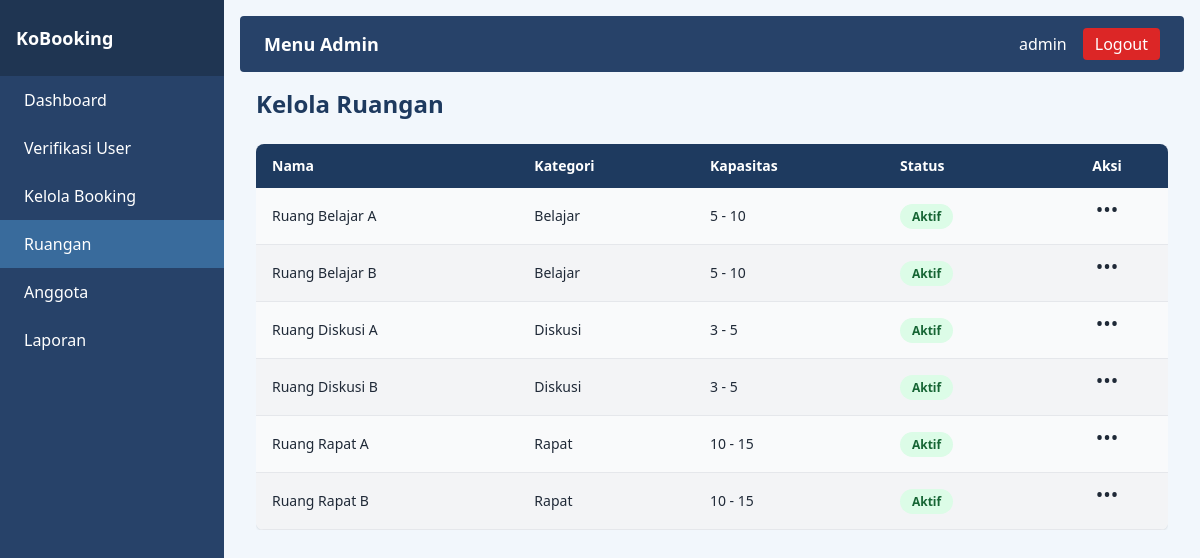
The page /index.php?controller=admin&action=ruangan (signed in) on the database its author committed.
### tables this page shows
CREATE TABLE `ruangan` (
  `id_ruangan` int NOT NULL,
  `nama_ruangan` varchar(100) NOT NULL,
  `kategori` varchar(50) NOT NULL,
  `kapasitas_min` int NOT NULL,
  `kapasitas_max` int NOT NULL,
  `status_operasional` enum('aktif','nonaktif') NOT NULL DEFAULT 'aktif',
  `lokasi` varchar(100) DEFAULT NULL,
  `foto_ruangan` varchar(255) DEFAULT NULL
);

### App/Core/controller.php (called while the page is built, shortened)
<?php
class Controller
{
    protected function view($path, $data = [])
    {
        $file = __DIR__ . '/../views/' . $path . '.php';
        extract($data);
        require $file;
    }
}

### App/controllers/admincontroller.php (called while the page is built, shortened)
<?php
class AdminController extends Controller
{
    public function ruangan()
    {
        $roomModel = new Room();
        $page   = isset($_GET['page']) ? (int)$_GET['page'] : 1;
        $search = $_GET['q'] ?? '';
        $perPage = 20;
        $offset  = ($page - 1) * $perPage;
        $result = $roomModel->getAdminList($perPage, $offset, $search);
        $this->view('admin/kelolaruangan', [
            'rooms'        => $result['data'],
            'current_page' => $page,
            'total_pages'  => $result['total_pages'],
            'search'       => $search,
        ]);
    }
}

### App/Core/router.php (called while the page is built, shortened)
<?php
class Router
{
    public function dispatch()
    {
        $action     = $_GET['action'] ?? 'landing';
        $controllerObject = new $controllerName();
        call_user_func([$controllerObject, $action]);
    }
}

### public/index.php (called while the page is built, shortened)
<?php
require __DIR__ . '/../app/core/model.php';
require __DIR__ . '/../app/core/controller.php';
require __DIR__ . '/../app/core/router.php';
require __DIR__ . '/../app/controllers/admincontroller.php';
require __DIR__ . '/../app/models/room.php';
$router = new Router();
$router->dispatch();

### App/models/Room.php (called while the page is built, shortened)
<?php
class Room extends Model
{
    protected static $table = 'ruangan';
    public function getAdminList(int $limit, int $offset, string $search = '')
    {
        $where  = '';
        $params = [];
        $sqlCount  = "SELECT COUNT(*) AS total FROM " . self::$table . " {$where}";
        $stmtCount = self::$db->prepare($sqlCount);
        $stmtCount->execute($params);
        $totalRows = (int)$stmtCount->fetchColumn();
        $totalPages = $totalRows > 0 ? (int)ceil($totalRows / $limit) : 1;
        $sql = "SELECT id_ruangan, nama_ruangan, kategori, kapasitas_min, kapasitas_max, status_operasional
                FROM " . self::$table . "
                {$where}
                ORDER BY nama_ruangan ASC
                LIMIT :limit OFFSET :offset";
        $stmt = self::$db->prepare($sql);
        $stmt->bindValue(':limit',  $limit,  PDO::PARAM_INT);
        $stmt->bindValue(':offset', $offset, PDO::PARAM_INT);
        $stmt->execute();
        $data = $stmt->fetchAll(PDO::FETCH_ASSOC);
        return [
            'data'        => $data,
            'total_pages' => $totalPages,
        ];
    }
}

### config/database.php (called while the page is built)
<?php
return [
    'host'     => '127.0.0.1',
    'port'     => '3306',
    'dbname'   => 'kubooking',
    'username' => 'root',
    'password' => '',
    'charset'  => 'utf8mb4',
];

### App/Core/model.php (called while the page is built, shortened)
<?php
class Model
{
    protected static $db;
    public function __construct()
    {
        if (!self::$db) {
            $config = require __DIR__ . '/../../config/database.php';
            $dsn = "mysql:host={$config['host']};port={$config['port']};dbname={$config['dbname']};charset={$config['charset']}";
            self::$db = new PDO($dsn, $config['username'], $config['password']);
            self::$db->setAttribute(PDO::ATTR_ERRMODE, PDO::ERRMODE_EXCEPTION);
            self::$db->setAttribute(PDO::ATTR_DEFAULT_FETCH_MODE, PDO::FETCH_ASSOC);
        }
    }
}

### App/views/admin/kelolaruangan.php (the view, shortened to what this page needs)
<!DOCTYPE html>
<html lang="id">
<head>
    <script src="https://cdn.tailwindcss.com"></script>
</head>
<body class="bg-[#f2f7fc] text-gray-800 flex">
    <?php
    $sidebarPath = __DIR__ . '/../layout/sidebar.php';
    if (file_exists($sidebarPath)) {
        include $sidebarPath;
    }
    ?>
    <div class="flex-1 flex flex-col h-screen overflow-y-auto">
        <div class="m-4">
            <?php
            $navPath = __DIR__ . '/../layout/nav-admin.php';
            if (file_exists($navPath)) {
                include $navPath;
            }
            ?>
        </div>
        <div class="px-8 pb-10 space-y-6">
            <h1 class="text-2xl font-bold text-[#1e3a5f]">Kelola Ruangan</h1>
            <?php
            $rooms = $rooms ?? [];
            ?>
            <div class="overflow-x-auto mt-4">
                <table class="min-w-full border-collapse bg-white shadow rounded-lg overflow-hidden">
                    <thead>
                        <tr class="bg-[#1e3a5f] text-white text-left text-sm">
                            <th class="px-4 py-3">Nama</th>
                            <th class="px-4 py-3">Kategori</th>
                            <th class="px-4 py-3">Kapasitas</th>
                            <th class="px-4 py-3">Status</th>
                            <th class="px-4 py-3 text-center">Aksi</th>
                        </tr>
                    </thead>
                    <tbody>
                        <?php if (!empty($rooms)): ?>
                            <?php foreach ($rooms as $i => $r): ?>
                                <?php
                                $id         = (int)$r['id_ruangan'];
                                $nama       = $r['nama_ruangan'] ?? '-';
                                $kategori   = $r['kategori'] ?? '-';
                                $kapasitas  = "{$r['kapasitas_min']} - {$r['kapasitas_max']}";
                                $status     = $r['status_operasional'] ?? 'nonaktif';
                                $badgeClass = $status === 'aktif'
                                    ? 'bg-green-100 text-green-800'
                                    : 'bg-gray-200 text-gray-700';
                                ?>
                                <tr class="<?= $i % 2 === 0 ? 'bg-gray-50' : 'bg-gray-100'; ?>
                                           text-sm text-gray-800 border-b">
                                    <td class="px-4 py-3"><?= htmlspecialchars($nama) ?></td>
                                    <td class="px-4 py-3"><?= htmlspecialchars($kategori) ?></td>
                                    <td class="px-4 py-3"><?= htmlspecialchars($kapasitas) ?></td>
                                    <td class="px-4 py-3">
                                        <span class="px-3 py-1 rounded-full text-xs font-semibold <?= $badgeClass ?>">
                                            <?= htmlspecialchars(ucfirst($status)) ?>
                                        </span>
                                    </td>
                                    <td class="px-4 py-3 text-center">
                                        <div class="relative inline-block text-left">
                                            <button type="button"
                                                onclick="toggleMenu('room-<?= $id ?>')"
                                                class="inline-flex justify-center w-8 h-8 rounded-full hover:bg-gray-200 text-xl leading-none">
                                                &#8226;&#8226;&#8226;
                                            </button>
                                        </div>
                                    </td>
                                </tr>
                            <?php endforeach; ?>
                        <?php endif; ?>
                    </tbody>
                </table>
            </div>
        </div>
    </div>
</body>
</html>

### rows shown on the page
ruangan: nama_ruangan "Ruang Belajar A", kategori "Belajar", kapasitas "5 - 10", status_operasional "Aktif"
ruangan: nama_ruangan "Ruang Belajar B", kategori "Belajar", kapasitas "5 - 10", status_operasional "Aktif"
ruangan: nama_ruangan "Ruang Diskusi A", kategori "Diskusi", kapasitas "3 - 5", status_operasional "Aktif"
ruangan: nama_ruangan "Ruang Diskusi B", kategori "Diskusi", kapasitas "3 - 5", status_operasional "Aktif"
ruangan: nama_ruangan "Ruang Rapat A", kategori "Rapat", kapasitas "10 - 15", status_operasional "Aktif"
ruangan: nama_ruangan "Ruang Rapat B", kategori "Rapat", kapasitas "10 - 15", status_operasional "Aktif"

### other values the page prints
$_SESSION['user']['nama'] "admin"
